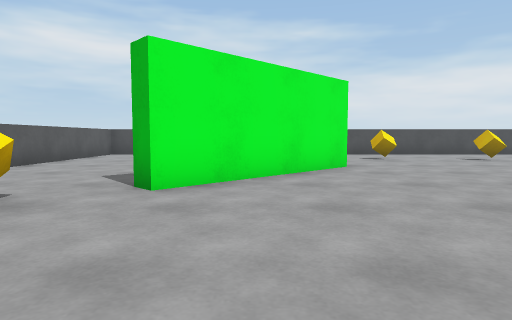
[1] (above)

18 first-person views from a walk through a Unity game level. The camera is 0.71 m above the floor, tilts 4° down and sees 75° across. The floor is counted in squares, 1 m on a side. Each view is taken from the middle of a square. On the plan, view 1 faces up. The plan holds only what a view shows up to about 10 squares ahead; the rest is blank. The player is left out.

[2]
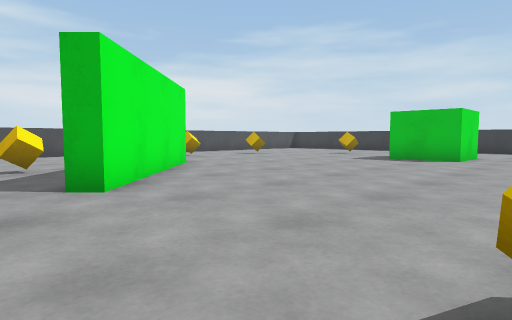

[3]
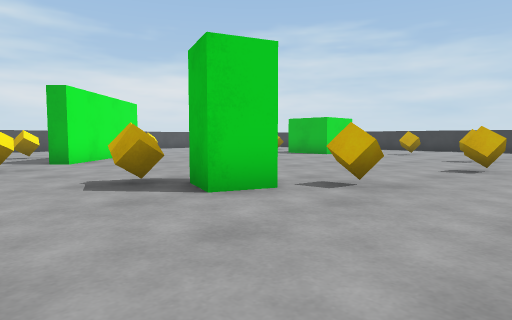

[4]
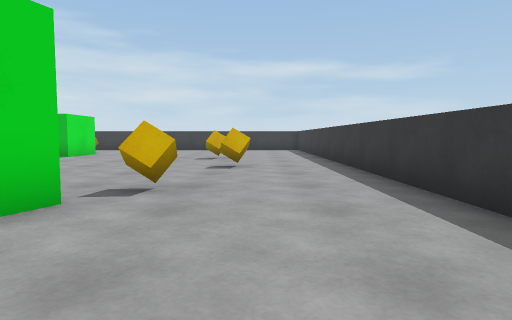

[5]
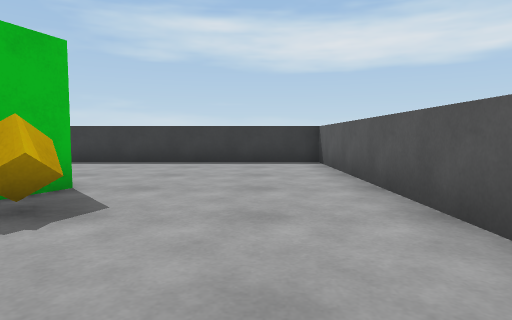

[6]
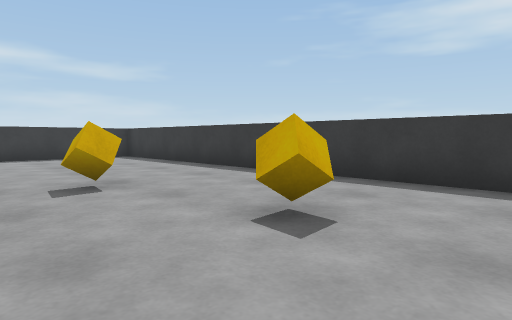

[7]
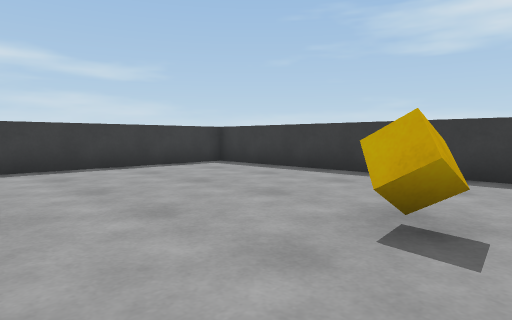

[8]
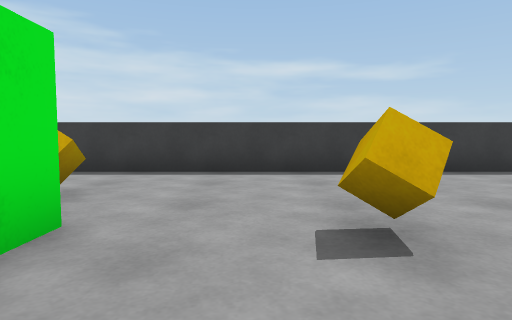

[9]
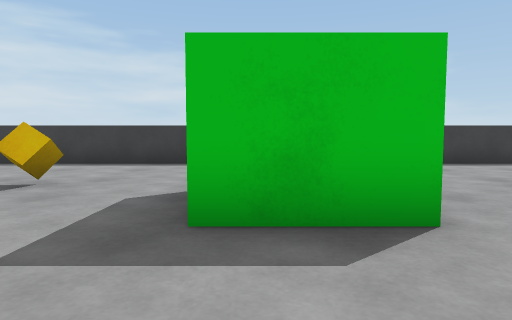

[10]
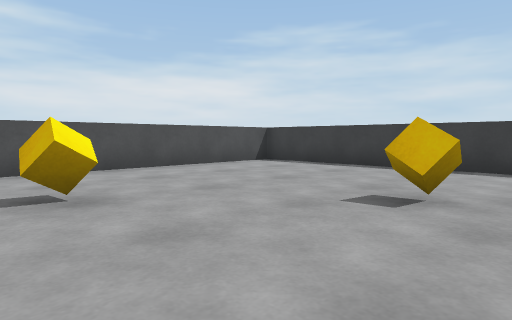

[11]
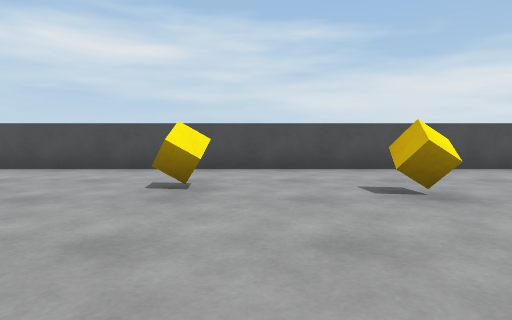

[12]
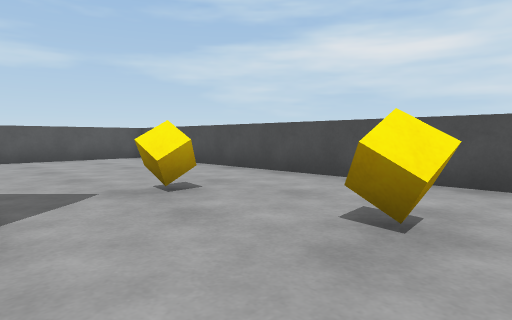

[13]
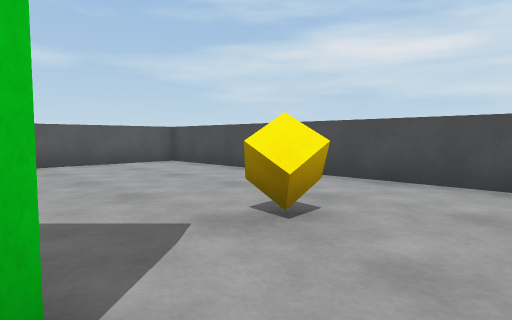

[14]
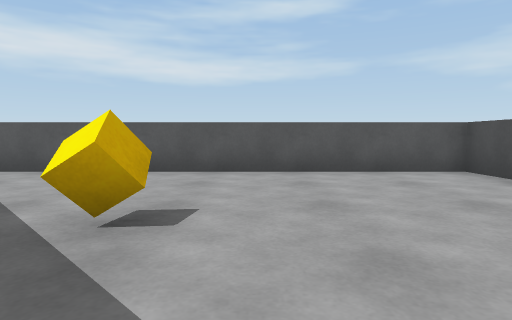

[15]
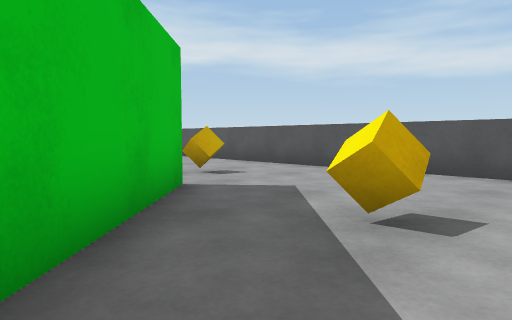

[16]
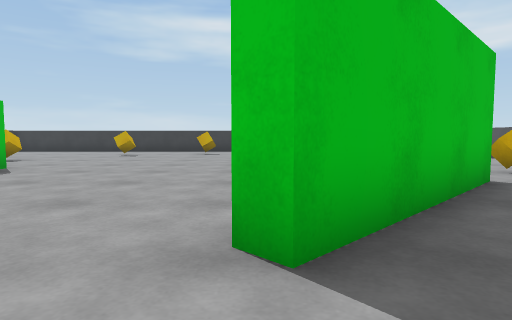

[17]
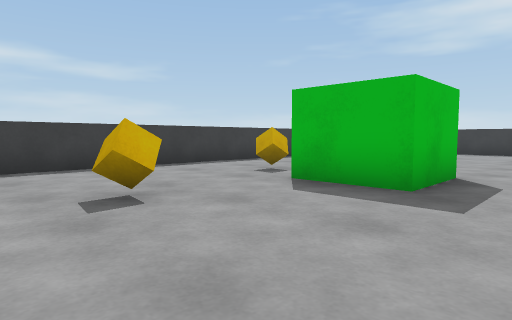

[18]
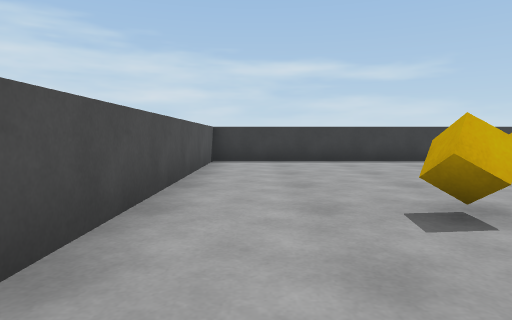

### Floor plan
Points are (right, up) in squares from view 1. A wall is a line through its corners. A room is listed if a view was taken in it or the views show most of it. See-through windows are left out.
Room 1 (views 1, 2, 3, 4, 5, 6, 7, 8, 9, 10, 11, 12, 13, 14, 15, 16, 17, 18)
walls: (2.2, 7.9) (-1.4, 4.4) (-1.7, 4.7) (1.8, 8.2) (2.2, 7.9); (13.7, -6.3) (13.7, 13.3) (-5.8, 13.3) (-5.8, -6.3) (13.7, -6.3)
objects: cube (-3, 3); cube (-2, 0); cube (-2, 8); green block (-1, -2) to (0, -1); cube (0, -3); cube (1, 10); cube (4, -4); cube (4, 10); cube (7, -3); cube (7, 10); other object (8, 3) to (9, 4); cube (9, 0); cube (10, 7); cube (11, 3)

Positions as (right, up) in squares from view 1, and headings:
1: (0, 0), facing up
2: (-3, 0), facing up-right
3: (-4, -5), facing up-right
4: (-4, -4), facing right
5: (-4, 3), facing down
6: (2, -1), facing down-right
7: (6, 0), facing down-right
8: (7, 1), facing right
9: (5, 4), facing right
10: (6, 6), facing up-right
11: (5, 6), facing up
12: (5, 8), facing up-left
13: (3, 8), facing up-left
14: (1, 9), facing left
15: (1, 9), facing down-left
16: (2, 10), facing down
17: (6, 9), facing down-right
18: (4, 12), facing right
